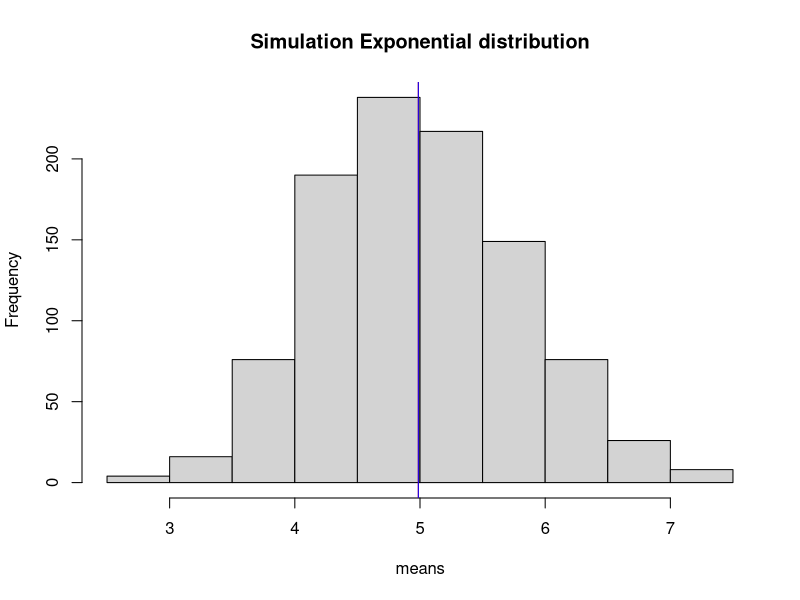
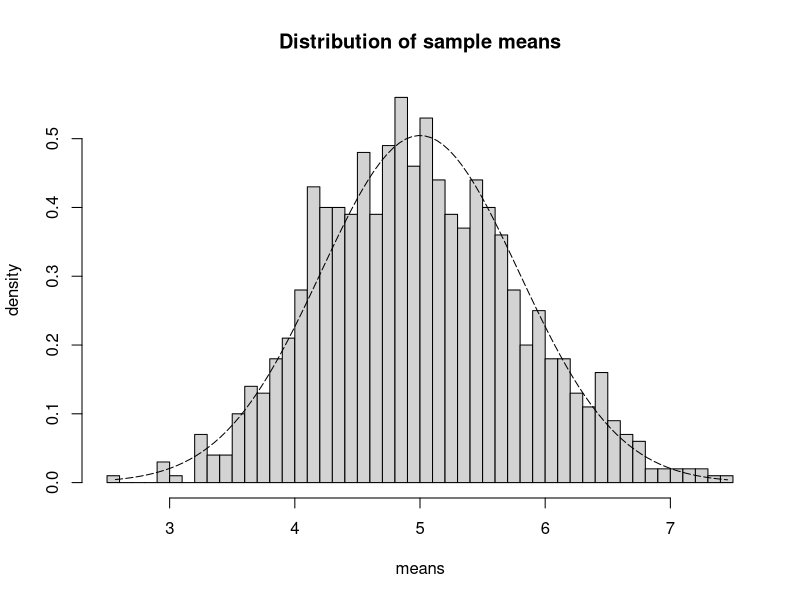
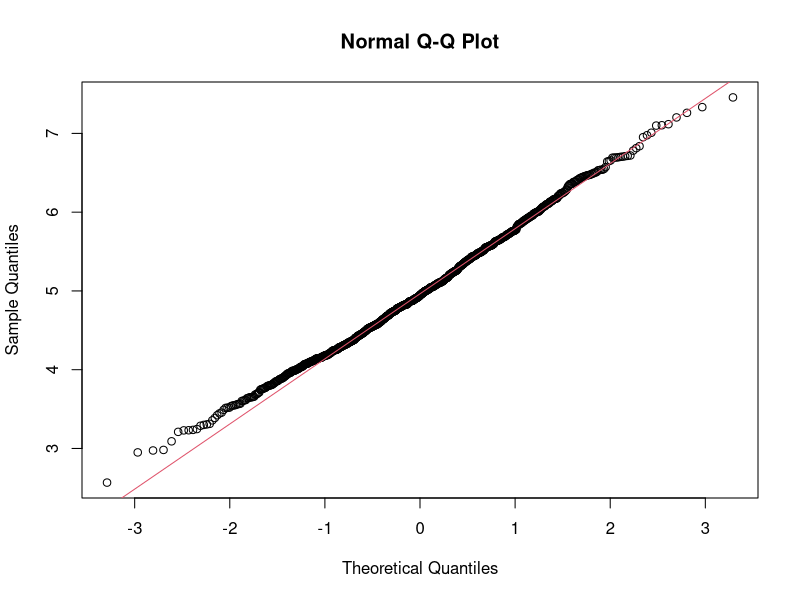

Write the R code that produced these figures, in order.
## ---- chunk 1
knitr::opts_chunk$set(echo = TRUE)
## ---- chunk 2
set.seed(3)
lambda = 0.2

# sample size: 40, resample 1000 times, calculate the mean
mns = NULL
for (i in 1:1000) {
  mns = c(mns,mean(rexp(40,0.2)))
} 

## ---- chunk 3

mean_sample = mean(mns)
mean_theo = 1/lambda

out = cbind(mean_theo,mean_sample)
colnames(out) = c("theoratical","simulatiom")
rownames(out) = "mean"
out

hist(mns, xlab = "means", main = "Simulation Exponential distribution")
abline(v = mean_sample, col = "red")
abline(v = mean_sample, col = "blue")
## ---- chunk 4
var_sample = var(mns)
var_theo = (1/lambda)^2/40

out2 = cbind(var_theo,var_sample)
colnames(out2) = c("theoratical","simulatiom")
rownames(out2) = "variance"
out2
## ---- chunk 5

hist(mns,breaks=40,prob=T,main = "Distribution of sample means",xlab = "means",ylab="density")

#density
xfit <- seq(min(mns), max(mns), length=100)
yfit <- dnorm(xfit, mean=1/lambda, sd=(1/lambda/sqrt(40)))
lines(xfit, yfit, pch=22, col="black", lty=5)


# compare the distribution of averages of 40 exponentials to a normal distribution with qqplot
qqnorm(mns)
qqline(mns, col = 2)
